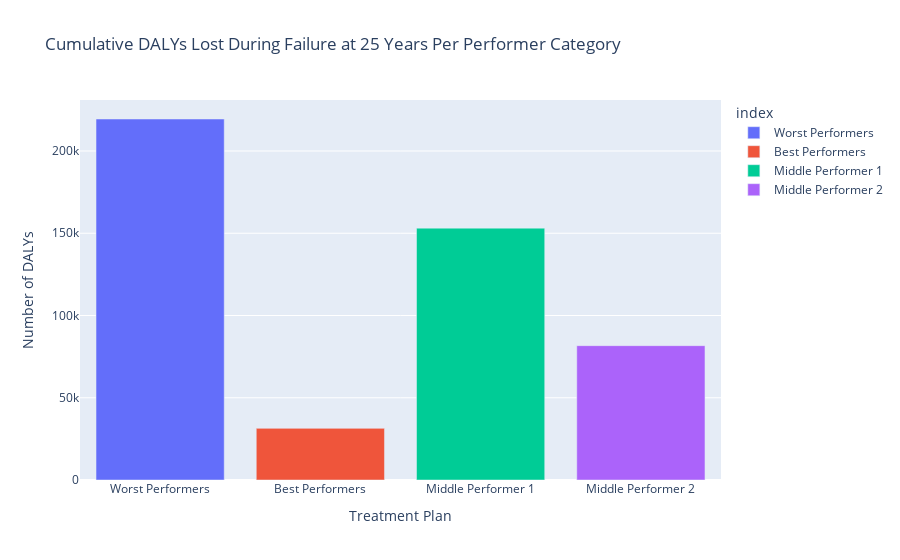

Notebook code for this chart:
### Markdown cell above
- GBD Burden of Crohn's Disease is 0.231 weight
- GBD Burden of colostomy bag is 0.095 weight

### Code cell
# burden_df = pd.DataFrame()

# for key, df in results.items():
#     burden_df[key] = df['failure_burden']

# # Select the row for the 25th year
# burden_at_25_years = burden_df.loc[25]
# selected_indices = [0, 1, 3, 9]
# burden_at_25_years = burden_at_25_years[burden_at_25_years.index.isin(selected_indices)]

# # Define a dictionary mapping the old names to the new names
# index_names = {0: 'Worst Performers', 1: 'Best Performers', 3: 'Middle Performer 1', 9: 'Middle Performer 2'}

# # Rename the indices
# burden_at_25_years = burden_at_25_years.rename(index=index_names)

# # Create the plot
# fail_plot = px.bar(burden_at_25_years, x=burden_at_25_years.index.astype('str'), y=burden_at_25_years.values,
#                    color=burden_at_25_years.index, color_continuous_scale='viridis', title='Cumulative DALYs Lost During Failure at 25 Years Per Performer Category',
#                    labels={'x':'Treatment Plan', 'y':'Number of DALYs'})
# fail_plot.show()

### Figure 1 — Plotly figure (JSON) as saved in the notebook; plotly's stock layout.template omitted (floating-point values rounded to 4 significant figures)
{"data": [{"alignmentgroup": "True", "hovertemplate": "index=Worst Performers<br>Treatment Plan=%{x}<br>Number of DALYs=%{y}<extra></extra>", "legendgroup": "Worst Performers", "marker": {"color": "#636efa", "pattern": {"shape": ""}}, "name": "Worst Performers", "offsetgroup": "Worst Performers", "orientation": "v", "showlegend": true, "textposition": "auto", "type": "bar", "x": ["Worst Performers"], "xaxis": "x", "y": [219500.0], "yaxis": "y"}, {"alignmentgroup": "True", "hovertemplate": "index=Best Performers<br>Treatment Plan=%{x}<br>Number of DALYs=%{y}<extra></extra>", "legendgroup": "Best Performers", "marker": {"color": "#EF553B", "pattern": {"shape": ""}}, "name": "Best Performers", "offsetgroup": "Best Performers", "orientation": "v", "showlegend": true, "textposition": "auto", "type": "bar", "x": ["Best Performers"], "xaxis": "x", "y": [31390.0], "yaxis": "y"}, {"alignmentgroup": "True", "hovertemplate": "index=Middle Performer 1<br>Treatment Plan=%{x}<br>Number of DALYs=%{y}<extra></extra>", "legendgroup": "Middle Performer 1", "marker": {"color": "#00cc96", "pattern": {"shape": ""}}, "name": "Middle Performer 1", "offsetgroup": "Middle Performer 1", "orientation": "v", "showlegend": true, "textposition": "auto", "type": "bar", "x": ["Middle Performer 1"], "xaxis": "x", "y": [153100.0], "yaxis": "y"}, {"alignmentgroup": "True", "hovertemplate": "index=Middle Performer 2<br>Treatment Plan=%{x}<br>Number of DALYs=%{y}<extra></extra>", "legendgroup": "Middle Performer 2", "marker": {"color": "#ab63fa", "pattern": {"shape": ""}}, "name": "Middle Performer 2", "offsetgroup": "Middle Performer 2", "orientation": "v", "showlegend": true, "textposition": "auto", "type": "bar", "x": ["Middle Performer 2"], "xaxis": "x", "y": [81660.0], "yaxis": "y"}], "layout": {"barmode": "relative", "legend": {"title": {"text": "index"}, "tracegroupgap": 0}, "title": {"text": "Cumulative DALYs Lost During Failure at 25 Years Per Performer Category"}, "xaxis": {"anchor": "y", "domain": [0, 1], "title": {"text": "Treatment Plan"}}, "yaxis": {"anchor": "x", "domain": [0, 1], "title": {"text": "Number of DALYs"}}}}
